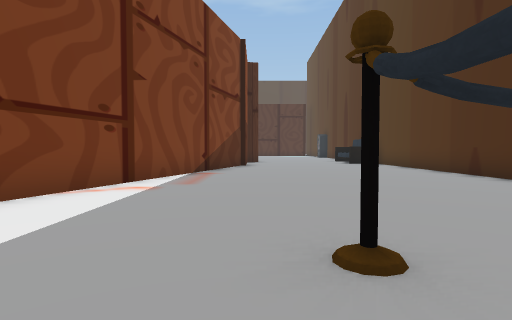
View 1 (above)

24 first-person views from a walk through a scene from a Unity 3-D project. The camera is 1.3 m above the floor, tilts 2° down and sees 80° across. The floor is counted in squares, 2 m on a side. Each view is taken from the middle of a square. On the plan, view 1 faces up. The plan holds only what a view shows up to about 10 squares ahead; the rest is blank. The place goes on beyond the plan. The player character is not drawn. Some animated figures are not drawn.

View 2
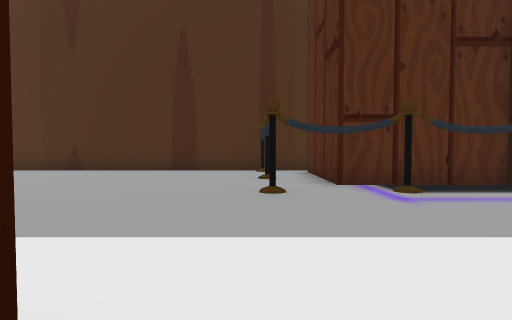

View 3
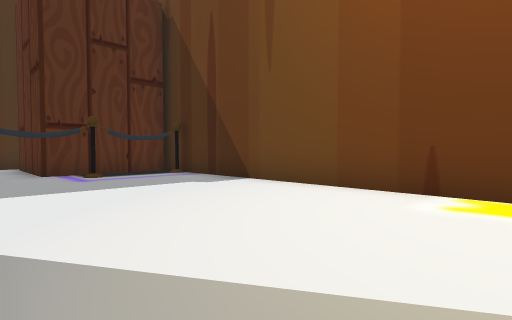

View 4
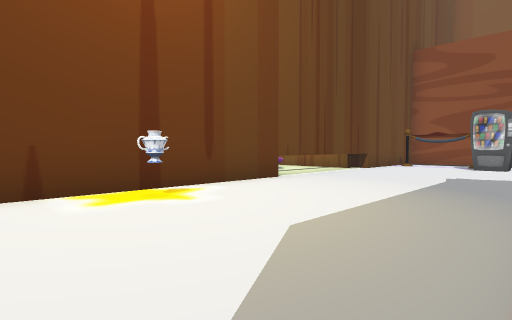

View 5
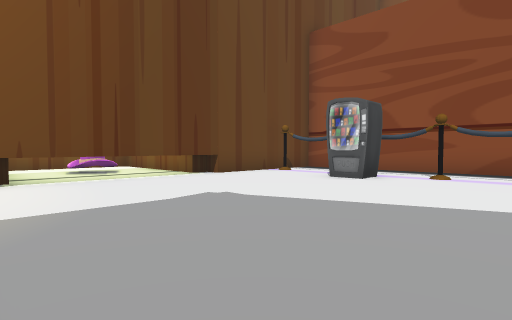

View 6
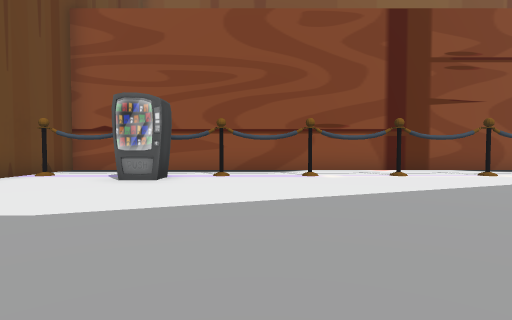

View 7
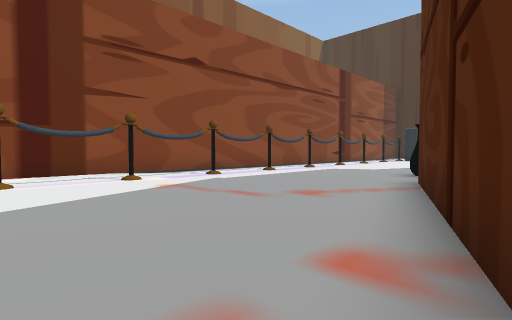

View 8
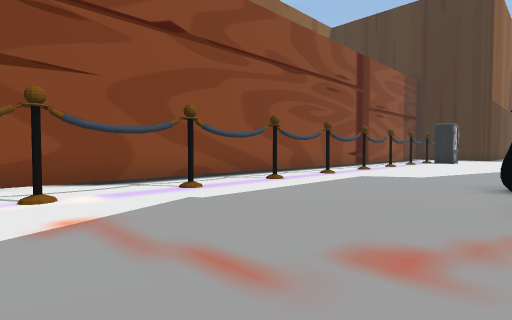

View 9
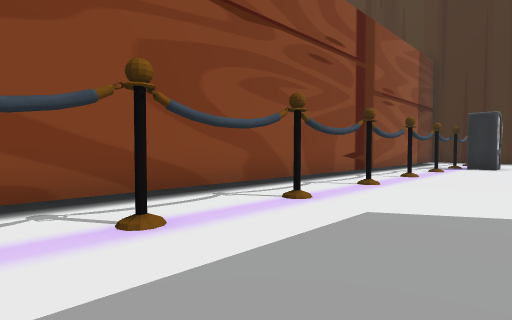

View 10
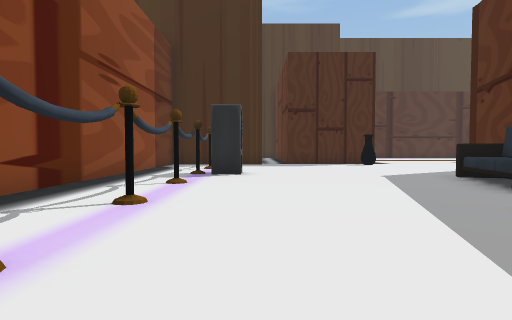

View 11
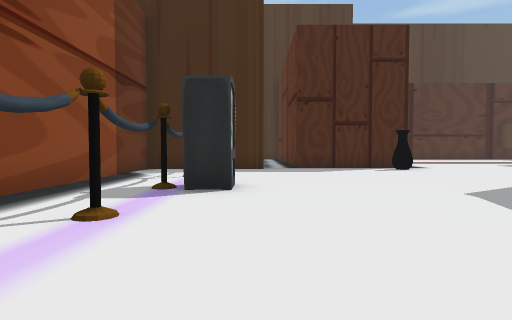

View 12
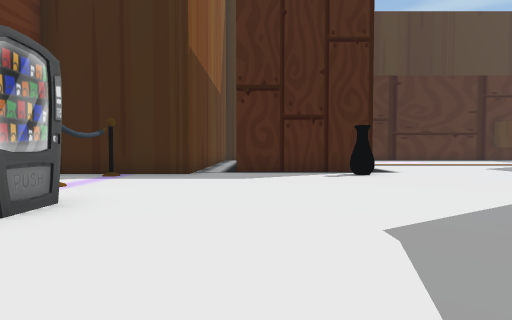

View 13
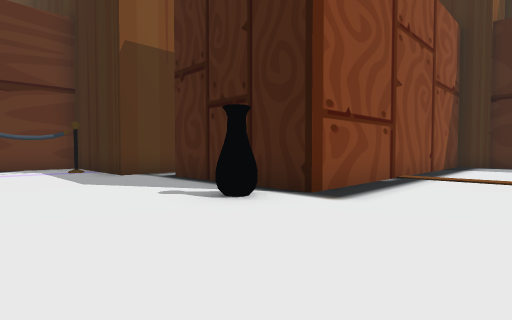

View 14
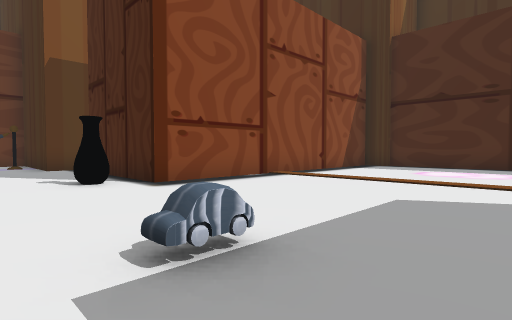

View 15
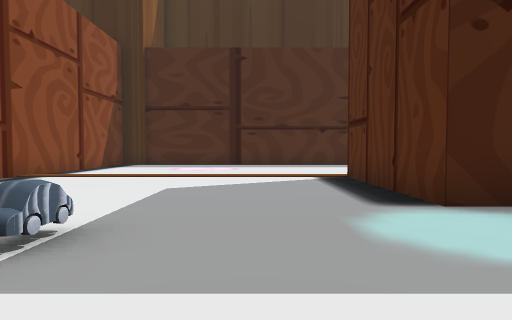

View 16
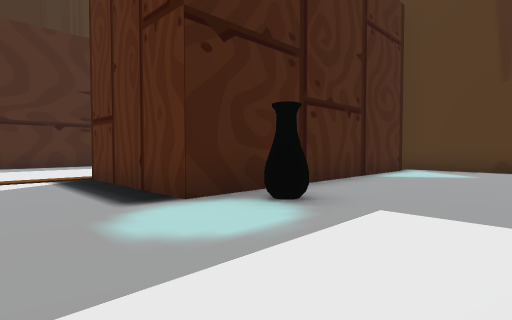

View 17
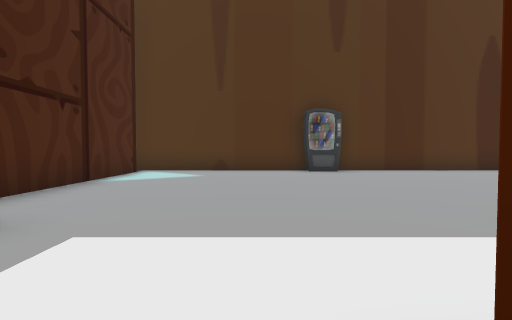

View 18
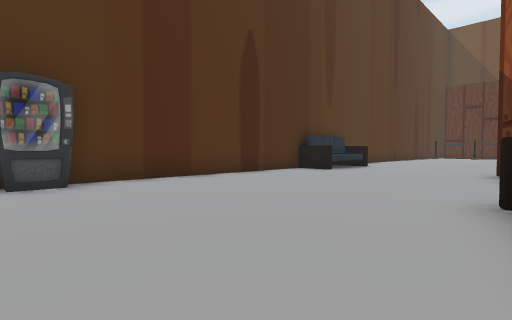

View 19
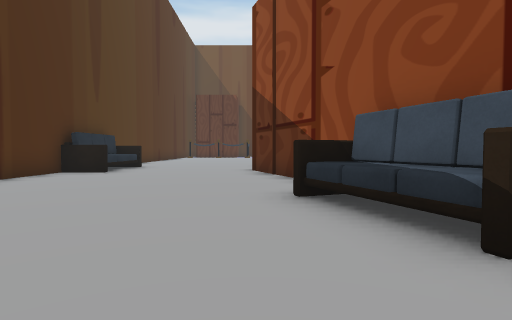

View 20
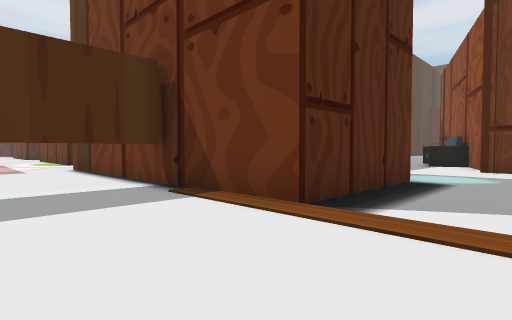

View 21
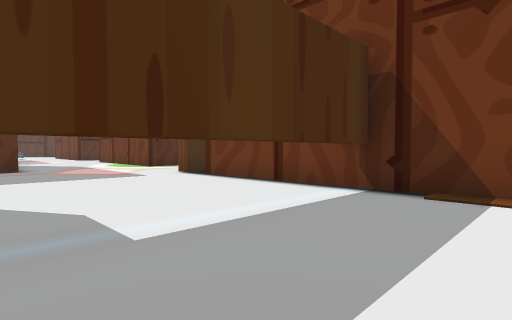

View 22
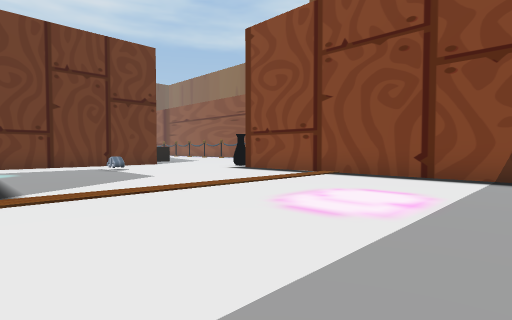

View 23
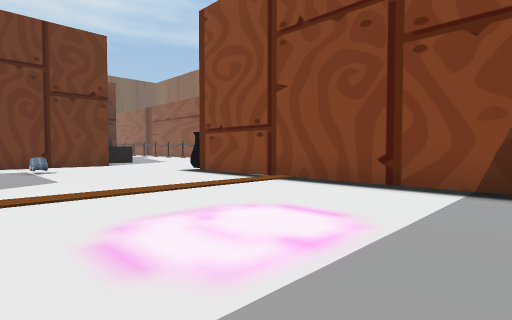

View 24
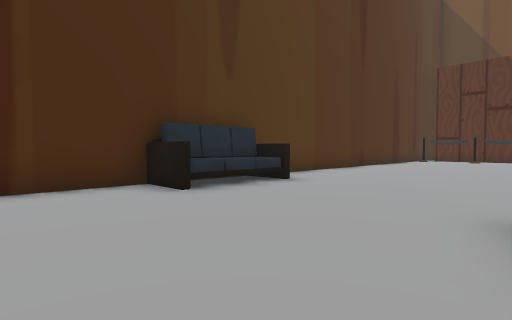

### Floor plan
Key: @ floor where view 1 was taken; # wall or solid block; . floor; T thing the floor can be seen under or through; O other object.
Columns run from 20 left of view 1 to 9 right of it. Each row starts with its distance up from view 1.
 38          #..........T...
 37          #..........T........#
 36          #..........T.........
 35          #..........T.........
 34          #..........T........
 33          #.......########.#.
 32          #.......#
 31     #.   #.......#
 30     #.####.......######## #
 29 #####....O........O.......#
 28 #.O..........O............#
 27 #.........................#
 26 #.O.......................#
 25 #..........######.........#
 24 #.OO.......#    ##.......O#
 23 #........O#       O.......#
 22 #.O......O        OO......#
 21 #.......OO        #O......#
 20 #.O......         #.......#
 19 #.......          #.......#
 18 #.O....           ##......#
 17 #......            #......#
 16 #......            ##....O#
 15 #.O....             .....O
 14 #......O            .....O
 13 #.O.....             .....#
 12 #.......#            .....#
 11 #.O.....#            .....#
 10 #.......##        #.......#
  9 #.O......#        #.......#
  8 #........#        #.......#
  7 #.O......        ##.......#
  6 #.........       #........#
  5 #........        #........#
  4 #.O........     ##........#
  3 #..........     #.........#
  2 #.O..................O.O.O#
  1 #..O......................#
  0 #.OO................@O### #
 -1 #.....................#
 -2 #.O..........O........#
 -3 #####################O#

Positions as (right, up) in squares from view 1, and headings:
1: (0, 0), facing up
2: (-4, 2), facing right
3: (-7, 2), facing down-right
4: (-5, 2), facing down-left
5: (-10, 4), facing down-left
6: (-10, 3), facing left
7: (-11, 6), facing up-left
8: (-13, 8), facing up-left
9: (-15, 12), facing up-left
10: (-16, 16), facing up
11: (-16, 19), facing up
12: (-14, 21), facing up
13: (-8, 26), facing up-left
14: (-5, 27), facing up-left
15: (-5, 26), facing up
16: (-5, 26), facing up-right
17: (-4, 26), facing right
18: (-1, 25), facing down-right
19: (0, 25), facing down
20: (-5, 36), facing down-right
21: (-2, 38), facing down-right
22: (-3, 38), facing down-left
23: (-5, 38), facing down-left
24: (0, 19), facing down-right
